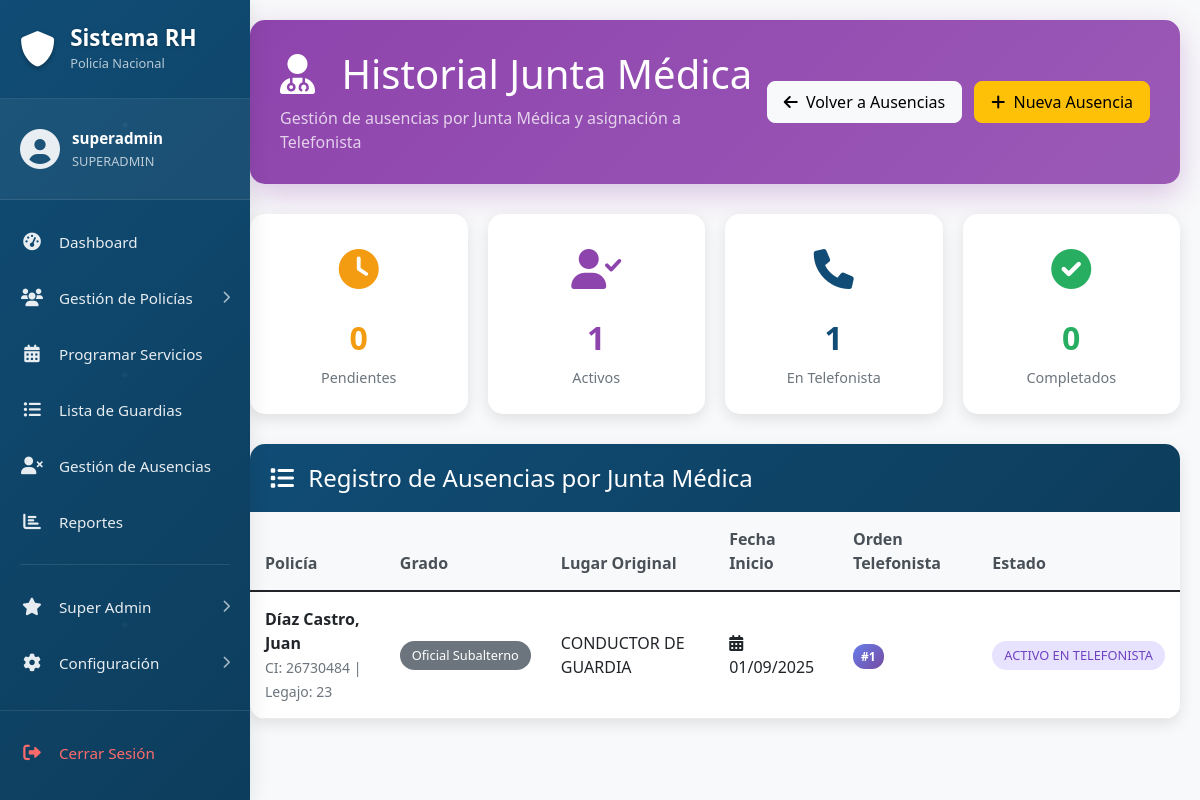
Before: /admin/ausencias/historial_junta.php (signed in) with the older database file.
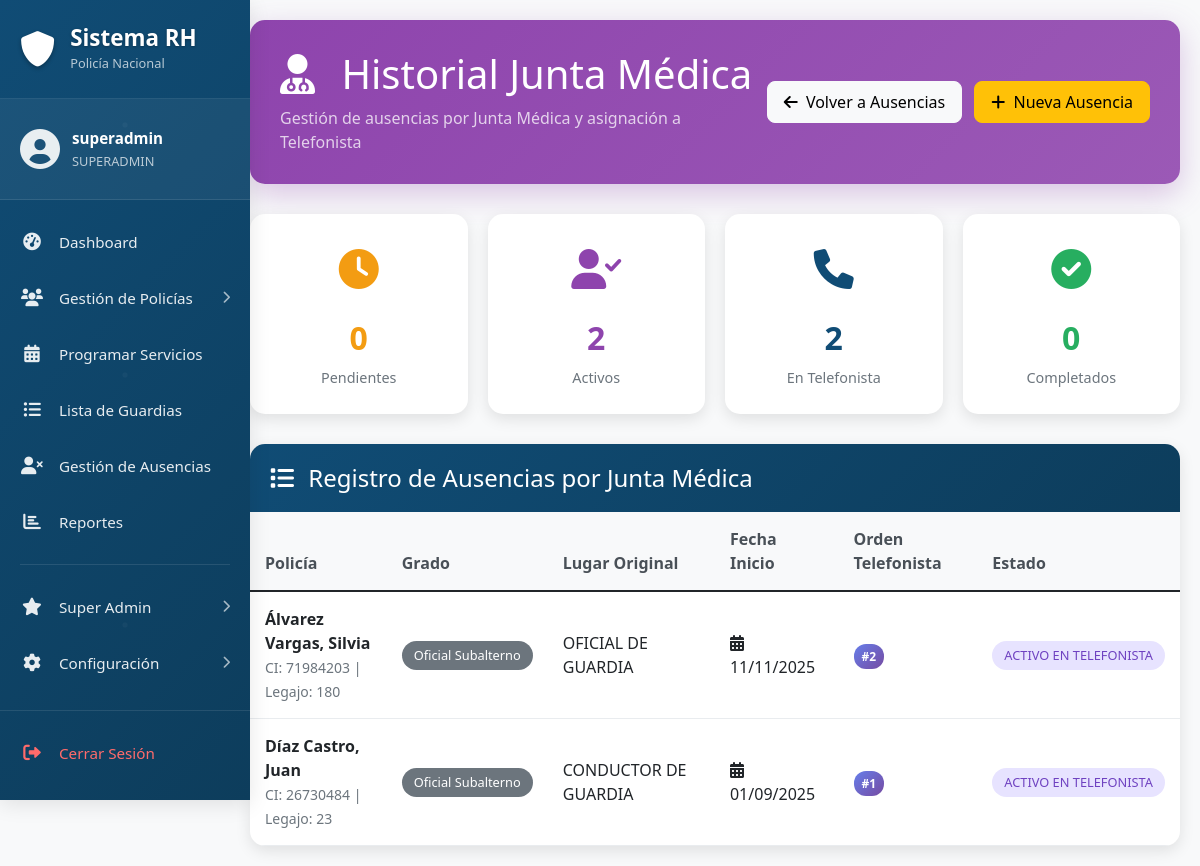
After: the same page with the newer database file.
### tables this page shows
CREATE TABLE `ausencias` (
  `id` int NOT NULL,
  `policia_id` int NOT NULL,
  `tipo_ausencia_id` int NOT NULL,
  `fecha_inicio` date NOT NULL,
  `fecha_fin` date DEFAULT NULL,
  `descripcion` text,
  `justificacion` text,
  `documento_adjunto` varchar(255) DEFAULT NULL,
  `aprobado_por` int DEFAULT NULL,
  `estado` enum('PENDIENTE','APROBADA','RECHAZADA','COMPLETADA') DEFAULT 'PENDIENTE',
  `created_at` timestamp NULL DEFAULT CURRENT_TIMESTAMP,
  `updated_at` timestamp NULL DEFAULT CURRENT_TIMESTAMP ON UPDATE CURRENT_TIMESTAMP
);

CREATE TABLE `policias` (
  `id` int NOT NULL,
  `legajo` int NOT NULL,
  `nombre` varchar(100) NOT NULL,
  `apellido` varchar(100) NOT NULL,
  `cin` varchar(20) NOT NULL,
  `genero` enum('MASCULINO','FEMENINO') NOT NULL,
  `grado_id` int NOT NULL COMMENT 'Referencia a tipo_grados.id',
  `especialidad_id` int DEFAULT NULL,
  `cargo` varchar(150) DEFAULT NULL,
  `comisionamiento` varchar(200) DEFAULT NULL,
  `telefono` varchar(20) DEFAULT NULL,
  `region_id` int DEFAULT '1',
  `lugar_guardia_id` int DEFAULT NULL,
  `lugar_guardia_reserva_id` int DEFAULT '6' COMMENT 'Siempre ATENCIÓN TELEFÓNICA EXCLUSIVA (ID 6)',
  `observaciones` varchar(500) DEFAULT NULL,
  `activo` tinyint(1) DEFAULT '1',
  `estado` enum('DISPONIBLE','NO DISPONIBLE') DEFAULT 'DISPONIBLE',
  `created_at` timestamp NULL DEFAULT CURRENT_TIMESTAMP,
  `updated_at` timestamp NULL DEFAULT CURRENT_TIMESTAMP ON UPDATE CURRENT_TIMESTAMP
);

CREATE TABLE `grados` (
  `id` int NOT NULL,
  `nombre` varchar(100) NOT NULL,
  `nivel_jerarquia` int NOT NULL,
  `abreviatura` varchar(20) DEFAULT NULL,
  `descripcion` text,
  `created_at` timestamp NULL DEFAULT CURRENT_TIMESTAMP,
  `updated_at` timestamp NULL DEFAULT CURRENT_TIMESTAMP ON UPDATE CURRENT_TIMESTAMP
);

CREATE TABLE `lugares_guardias` (
  `id` int NOT NULL,
  `nombre` varchar(100) NOT NULL,
  `descripcion` text,
  `direccion` varchar(200) DEFAULT NULL,
  `zona` varchar(50) DEFAULT NULL,
  `activo` tinyint(1) DEFAULT '1',
  `created_at` timestamp NULL DEFAULT CURRENT_TIMESTAMP,
  `updated_at` timestamp NULL DEFAULT CURRENT_TIMESTAMP ON UPDATE CURRENT_TIMESTAMP
);

CREATE TABLE `orden_junta_medica_telefonista` (
  `id` int NOT NULL,
  `policia_id` int NOT NULL COMMENT 'ID del policía',
  `ausencia_id` int NOT NULL COMMENT 'ID de la ausencia',
  `lugar_guardia_original_id` int NOT NULL COMMENT 'ID del lugar de guardia original',
  `orden_anotacion` int NOT NULL COMMENT 'Orden de anotación para ATENCIÓN TELEFÓNICA EXCLUSIVA',
  `fecha_anotacion` timestamp NULL DEFAULT CURRENT_TIMESTAMP COMMENT 'Fecha y hora de anotación',
  `activo` tinyint(1) DEFAULT '1' COMMENT 'Estado activo/inactivo'
);

### admin/ausencias/historial_junta.php (the view, shortened to what the changed rows need)
<?php
require_once '../../cnx/db_connect.php';
$sql_junta = "SELECT a.*, p.nombre, p.apellido, p.cin, p.legajo, g.nombre as grado,
                     u.nombre_completo as aprobado_por_nombre,
                     lg_principal.nombre as lugar_principal,
                     lg_reserva.nombre as lugar_reserva,
                     ojmt.orden_anotacion,
                     CASE
                         WHEN a.estado = 'APROBADA' AND ojmt.activo = 1 THEN 'ACTIVO EN TELEFONISTA'
                         WHEN a.estado = 'COMPLETADA' THEN 'COMPLETADA'
                         ELSE a.estado
                     END as estado_junta
              FROM ausencias a
              JOIN policias p ON a.policia_id = p.id
              LEFT JOIN tipo_grados tg ON p.grado_id = tg.id
              LEFT JOIN grados g ON tg.grado_id = g.id
              JOIN tipos_ausencias ta ON a.tipo_ausencia_id = ta.id
              LEFT JOIN usuarios u ON a.aprobado_por = u.id
              LEFT JOIN lugares_guardias lg_principal ON p.lugar_guardia_id = lg_principal.id
              LEFT JOIN lugares_guardias lg_reserva ON p.lugar_guardia_reserva_id = lg_reserva.id
              LEFT JOIN orden_junta_medica_telefonista ojmt ON a.id = ojmt.ausencia_id
              WHERE ta.nombre = 'Junta Medica'
              ORDER BY a.created_at DESC";
$result_junta = $conn->prepare($sql_junta);
$result_junta->execute();
$sql_stats_junta = "SELECT
                    (SELECT COUNT(*) FROM ausencias a JOIN tipos_ausencias ta ON a.tipo_ausencia_id = ta.id WHERE ta.nombre = 'Junta Medica' AND a.estado = 'PENDIENTE') as pendientes,
                    (SELECT COUNT(*) FROM ausencias a JOIN tipos_ausencias ta ON a.tipo_ausencia_id = ta.id WHERE ta.nombre = 'Junta Medica' AND a.estado = 'APROBADA') as activos,
                    (SELECT COUNT(*) FROM ausencias a JOIN tipos_ausencias ta ON a.tipo_ausencia_id = ta.id WHERE ta.nombre = 'Junta Medica' AND a.estado = 'COMPLETADA') as completados,
                    (SELECT COUNT(*) FROM orden_junta_medica_telefonista WHERE activo = 1) as en_telefonista";
$result_stats_junta = $conn->prepare($sql_stats_junta);
$result_stats_junta->execute();
$stats_junta = $result_stats_junta->fetch(PDO::FETCH_ASSOC);
?>
<!DOCTYPE html>
<html lang="es">
<head>
    <link href="https://cdn.jsdelivr.net/npm/bootstrap@5.1.3/dist/css/bootstrap.min.css" rel="stylesheet">
    <link href="https://cdnjs.cloudflare.com/ajax/libs/font-awesome/6.0.0/css/all.min.css" rel="stylesheet">
</head>
<body>
    <div class="container-fluid">
        <div class="row">
            <div class="col-md-9 col-lg-10 main-content">
                <div class="page-header">
                    <div class="d-flex justify-content-between align-items-center">
                        <div>
                            <h1 class="mb-2">
                                <i class="fas fa-user-md me-3"></i>
                                Historial Junta Médica
                            </h1>
                        </div>
                    </div>
                </div>
                <div class="stats-container">
                    <div class="stat-card">
                        <div class="stat-icon activos">
                            <i class="fas fa-user-check"></i>
                        </div>
                        <div class="stat-number activos"><?php echo $stats_junta['activos']; ?></div>
                        <div class="stat-label">Activos</div>
                    </div>
                    <div class="stat-card">
                        <div class="stat-icon telefonista">
                            <i class="fas fa-phone"></i>
                        </div>
                        <div class="stat-number telefonista"><?php echo $stats_junta['en_telefonista']; ?></div>
                        <div class="stat-label">En Telefonista</div>
                    </div>
                </div>
                <div class="table-container">
                    <div class="table-responsive">
                        <table class="table table-hover">
                            <thead>
                                <tr>
                                    <th>Policía</th>
                                    <th>Grado</th>
                                    <th>Lugar Original</th>
                                    <th>Fecha Inicio</th>
                                    <th>Orden Telefonista</th>
                                    <th>Estado</th>
                                </tr>
                            </thead>
                            <tbody>
                                <?php if ($result_junta->rowCount() > 0): ?>
                                    <?php while ($ausencia = $result_junta->fetch(PDO::FETCH_ASSOC)): ?>
                                        <tr>
                                            <td>
                                                <div>
                                                    <strong><?php echo htmlspecialchars($ausencia['apellido'] . ', ' . $ausencia['nombre']); ?></strong>
                                                    <br>
                                                    <small class="text-muted">CI: <?php echo htmlspecialchars($ausencia['cin']); ?> | Legajo: <?php echo htmlspecialchars($ausencia['legajo']); ?></small>
                                                </div>
                                            </td>
                                            <td>
                                                <span class="badge bg-secondary"><?php echo htmlspecialchars($ausencia['grado'] ?? 'N/A'); ?></span>
                                            </td>
                                            <td><?php echo htmlspecialchars($ausencia['lugar_principal'] ?? 'N/A'); ?></td>
                                            <td>
                                                <i class="fas fa-calendar-alt me-1"></i>
                                                <?php echo date('d/m/Y', strtotime($ausencia['fecha_inicio'])); ?>
                                            </td>
                                            <td>
                                                <?php if ($ausencia['orden_anotacion']): ?>
                                                    <span class="orden-badge">#<?php echo $ausencia['orden_anotacion']; ?></span>
                                                <?php else: ?>
                                                    <span class="text-muted">-</span>
                                                <?php endif; ?>
                                            </td>
                                            <td>
                                                <?php
                                                $estado_class = '';
                                                switch ($ausencia['estado_junta']) {
                                                    case 'ACTIVO EN TELEFONISTA':
                                                        $estado_class = 'badge-activo';
                                                        break;
                                                }
                                                ?>
                                                <span class="badge <?php echo $estado_class; ?>">
                                                    <?php echo $ausencia['estado_junta']; ?>
                                                </span>
                                            </td>
                                        </tr>
                                    <?php endwhile; ?>
                                <?php endif; ?>
                            </tbody>
                        </table>
                    </div>
                </div>
            </div>
        </div>
    </div>
</body>
</html>

Changed rows visible on the page:
added ausencias: policia.nombre "Álvarez Vargas, Silvia", policia.cin "71984203", policia.legajo "180", grados.nombre "Oficial Subalterno", lugares_guardias.nombre "OFICIAL DE GUARDIA", fecha_inicio "11/11/2025", orden_junta_medica_telefonista.orden_anotacion "2", estado_junta "ACTIVO EN TELEFONISTA"
Other visible differences:
$stats_junta['activos']: "1" → "2"
$stats_junta['en_telefonista']: "1" → "2"
